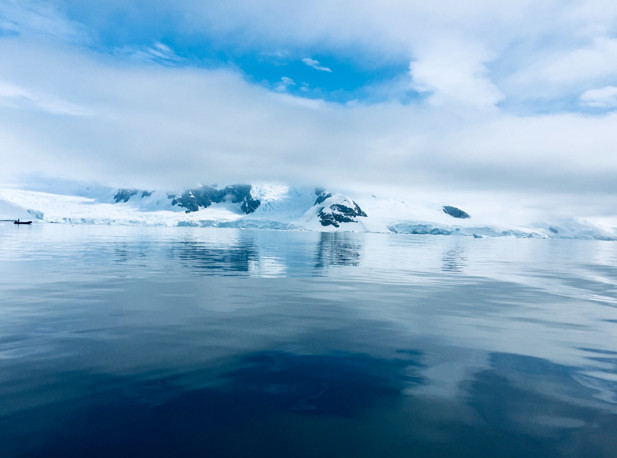
#> input picture week4/antarctic.jpg, 617 x 458 px
$ python m1.py
#> lines starting #> are read from the running program, lines starting #| are printed output that depends on the picture; after the words box and inside, x2 and y2 are one past the last pixel; in counts of white or black regions, pixels touching at a corner belong together
import cv2
import numpy as np

img = cv2.imread("antarctic.jpg") # 建立白色底的畫布
#> img is the input picture: shape (458, 617, 3); mean B, G, R 189.4, 161, 122.6
img[1 : 300, 1 : 300] = (0, 255, 255) # 設定黃色底
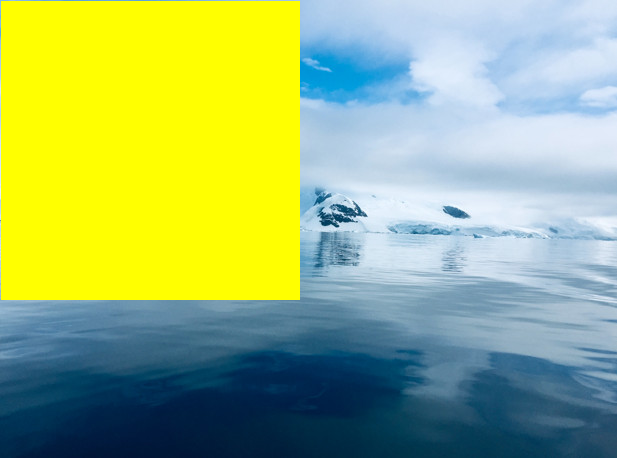
#> img: shape (458, 617, 3); mean B, G, R 118.8, 181.2, 156.3

cv2.line(img, (1, 1), (300, 1), (255, 0, 0)) # 上方水平直線
cv2.line(img, (300, 1), (300, 300), (255, 0, 0)) # 右邊垂直直線
cv2.line(img, (300, 300), (1, 300), (255, 0, 0)) # 下邊水平直線
cv2.line(img, (1, 300), (1, 1), (255, 0, 0)) # 左邊垂直直線
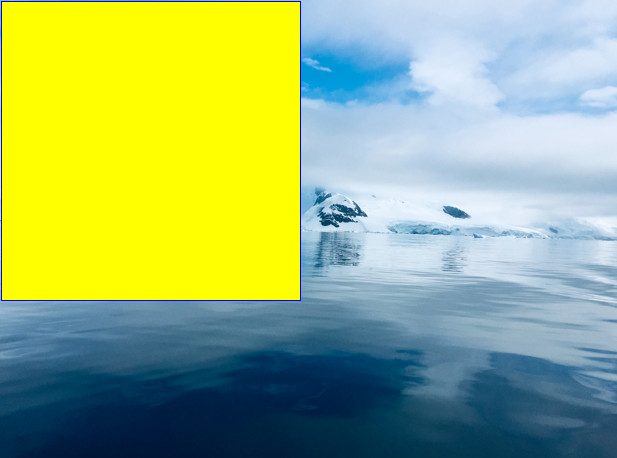
#> img: shape (458, 617, 3); mean B, G, R 119.5, 180.3, 155.5

for x in range(150, 300, 10):
    cv2.line(img, (x, 1), (300, x - 150), (255, 0, 0))
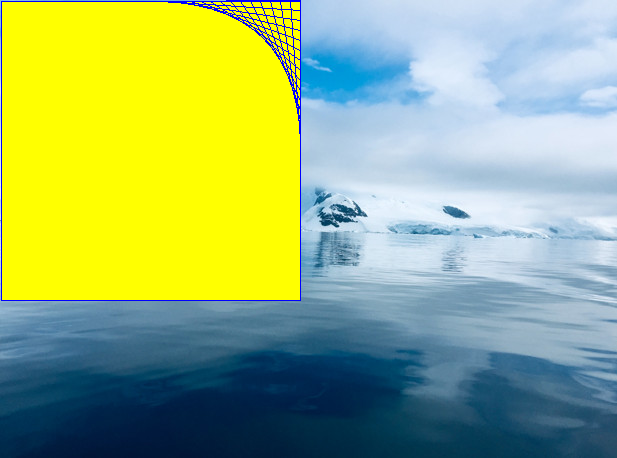
#> img: shape (458, 617, 3); 0.47% of pixels changed, all inside (x1, y1, x2, y2) = (168, 0, 301, 134)
for y in range(150, 300, 10):
    cv2.line(img, (1, y), (y - 150, 300), (255, 0, 0))
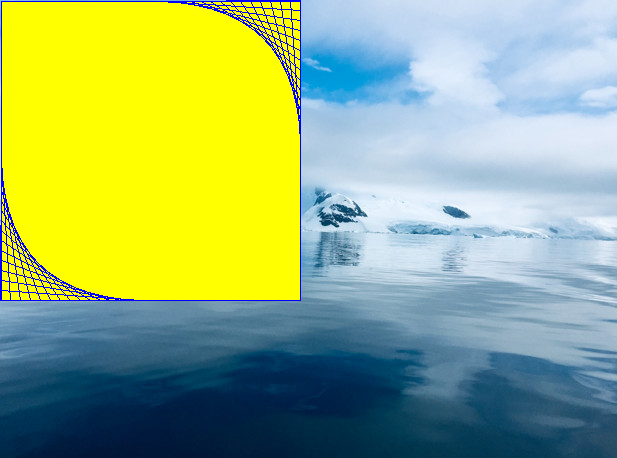
#> img: shape (458, 617, 3); 0.47% of pixels changed, all inside (x1, y1, x2, y2) = (0, 168, 134, 301)

cv2.imshow("My Draw", img) # 畫布顯示結果
cv2.waitKey(0)
cv2.destroyAllWindows() # 刪除所有視窗
